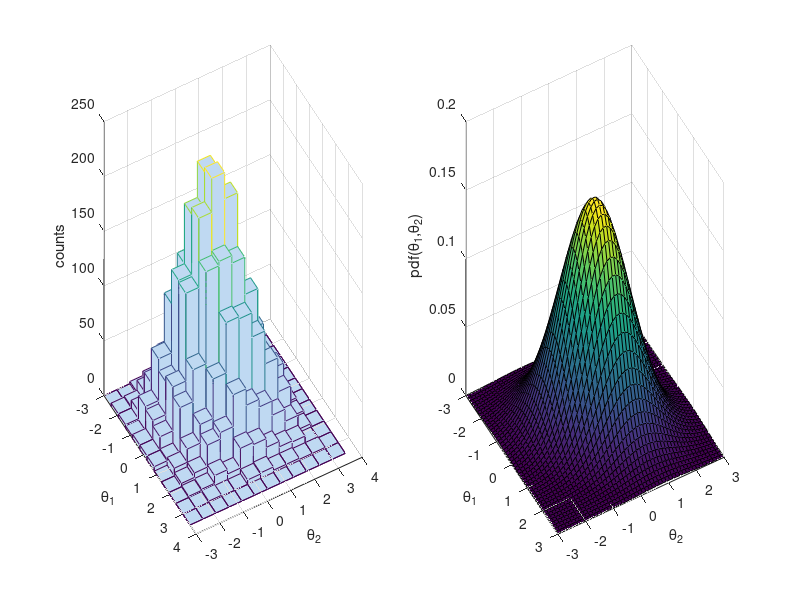

The MATLAB source for this figure:
%% Chapter 2. Metropolis procedure to sample from Bivariate Normal
% Component-wise updating. Use a normal proposal distribution

%% Parameters of the Bivariate normal
mu    = [ 0 0 ];
sigma = [ 1    0.3; ...
          0.3  1    ];

%% Initialize the Metropolis sampler
T     = 5000; % Set the maximum number of iterations
propsigma = 1; % standard dev. of proposal distribution
thetamin = [ -3 -3 ]; % define minimum for theta1 and theta2
thetamax = [ 3 3 ]; % define maximum for theta1 and theta2
seed=1; rand( 'state' , seed ); randn('state',seed ); % set the random seed
state = zeros( 2 , T ); % Init storage space for the state of the sampler
theta1 = unifrnd( thetamin(1) , thetamax(1) ); % Start value for theta1
theta2 = unifrnd( thetamin(2) , thetamax(2) ); % Start value for theta2
t = 1; % initialize iteration at 1
state(1,t) = theta1; % save the current state
state(2,t) = theta2;

%% Start sampling
while t < T % Iterate until we have T samples
    t = t + 1;    
        
    %% Propose a new value for theta1     
    new_theta1 = normrnd( theta1 , propsigma );
    pratio = mvnpdf( [ new_theta1 theta2 ]  , mu , sigma  ) / ...
             mvnpdf( [     theta1 theta2 ]  , mu , sigma  );  
    alpha = min( [ 1 pratio ] ); % Calculate the acceptance ratio        
    u = rand; % Draw a uniform deviate from [ 0 1 ]    
    if u < alpha  % Do we accept this proposal?
        theta1 = new_theta1; % proposal becomes new value for theta1
    end
        
    %% Propose a new value for theta2 
    new_theta2 = normrnd( theta2 , propsigma );
    pratio = mvnpdf( [ theta1 new_theta2  ]  , mu , sigma  ) / ...
             mvnpdf( [ theta1     theta2  ]  , mu , sigma  );   
    alpha = min( [ 1 pratio ] ); % Calculate the acceptance ratio    
    u = rand; % Draw a uniform deviate from [ 0 1 ]    
    if u < alpha  % Do we accept this proposal?
        theta2 = new_theta2; % proposal becomes new value for theta2
    end
    
    %% Save state
    state(1,t) = theta1;
    state(2,t) = theta2;
end

%% Display histogram of our samples
figure( 1 ); clf;
subplot( 1,2,1 );
nbins = 12;
thetabins1 = linspace( thetamin(1) , thetamax(1) , nbins );
thetabins2 = linspace( thetamin(2) , thetamax(2) , nbins );
hist3( state' , 'Edges' , {thetabins1 thetabins2} );
xlabel( '\theta_1' ); ylabel('\theta_2' ); zlabel( 'counts' );
az = 61; el = 30; view(az, el);

%% Plot the theoretical density
subplot(1,2,2);
nbins = 50;
thetabins1 = linspace( thetamin(1) , thetamax(1) , nbins );
thetabins2 = linspace( thetamin(2) , thetamax(2) , nbins );
[ theta1grid , theta2grid ] = meshgrid( thetabins1 , thetabins2 );
zgrid  = mvnpdf( [ theta1grid(:) theta2grid(:)] , mu , sigma );
zgrid = reshape( zgrid , nbins , nbins );
surf( theta1grid , theta2grid , zgrid );
xlabel( '\theta_1' ); ylabel('\theta_2' ); 
zlabel( 'pdf(\theta_1,\theta_2)' );
view(az, el);
xlim([thetamin(1) thetamax(1)]); ylim([thetamin(2) thetamax(2)]);


